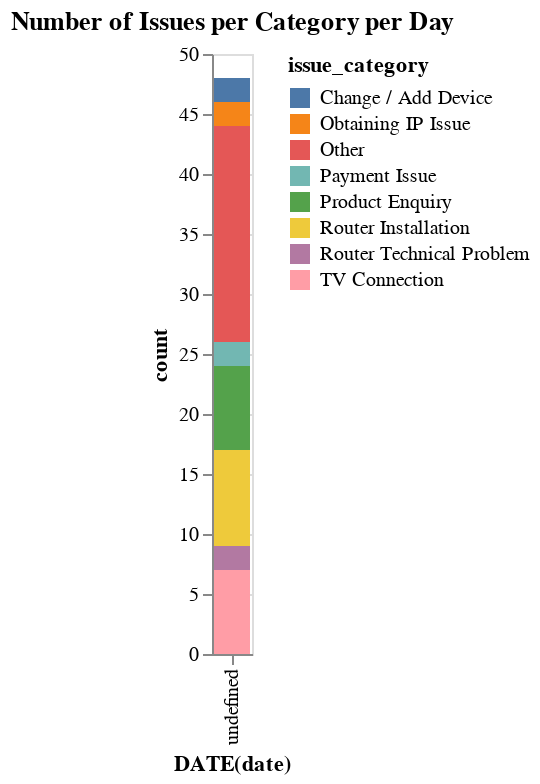

Notebook code cell kept with this figure:
### Markdown cell above
#### Altair

### Code cell
import altair as alt

alt.Chart(df).mark_bar().encode(
    x='DATE(date):O',
    y='count:Q',
    color='issue_category:N',
).properties(
    title='Number of Issues per Category per Day'
).interactive()

### Figure 1 — Vega-Lite specification as saved in the notebook (floating-point values rounded to 4 significant figures)
{"config": {"view": {"continuousWidth": 300, "continuousHeight": 300}}, "data": {"name": "data-443d5da52853165cdc4445517c651d18"}, "mark": {"type": "bar"}, "encoding": {"color": {"field": "issue_category", "type": "nominal"}, "x": {"field": "DATE(date)", "type": "ordinal"}, "y": {"field": "count", "type": "quantitative"}}, "params": [{"name": "param_4", "select": {"type": "interval", "encodings": ["x", "y"]}, "bind": "scales"}], "title": "Number of Issues per Category per Day", "$schema": "https://vega.github.io/schema/vega-lite/v5.15.1.json", "datasets": {"data-443d5da52853165cdc4445517c651d18": [{"date": "2023-10-23", "issue_category": "Other", "count": 5}, {"date": "2023-10-23", "issue_category": "TV Connection", "count": 1}, {"date": "2023-10-24", "issue_category": "Change / Add Device", "count": 1}, {"date": "2023-10-24", "issue_category": "Other", "count": 9}, {"date": "2023-10-24", "issue_category": "Router Installation", "count": 1}, {"date": "2023-10-24", "issue_category": "TV Connection", "count": 2}, {"date": "2023-10-25", "issue_category": "Payment Issue", "count": 1}, {"date": "2023-10-25", "issue_category": "Product Enquiry", "count": 2}, {"date": "2023-10-25", "issue_category": "Router Installation", "count": 4}, {"date": "2023-10-25", "issue_category": "TV Connection", "count": 2}, {"date": "2023-10-26", "issue_category": "Change / Add Device", "count": 1}, {"date": "2023-10-26", "issue_category": "Other", "count": 1}, {"date": "2023-10-26", "issue_category": "Product Enquiry", "count": 3}, {"date": "2023-10-26", "issue_category": "Router Installation", "count": 3}, {"date": "2023-10-26", "issue_category": "TV Connection", "count": 1}, {"date": "2023-10-27", "issue_category": "Obtaining IP Issue", "count": 1}, {"date": "2023-10-27", "issue_category": "Other", "count": 2}, {"date": "2023-10-27", "issue_category": "Payment Issue", "count": 1}, {"date": "2023-10-27", "issue_category": "Product Enquiry", "count": 2}, {"date": "2023-10-27", "issue_category": "Router Technical Problem", "count": 2}, {"date": "2023-10-27", "issue_category": "TV Connection", "count": 1}, {"date": "2023-10-28", "issue_category": "Obtaining IP Issue", "count": 1}, {"date": "2023-10-28", "issue_category": "Other", "count": 1}]}}
